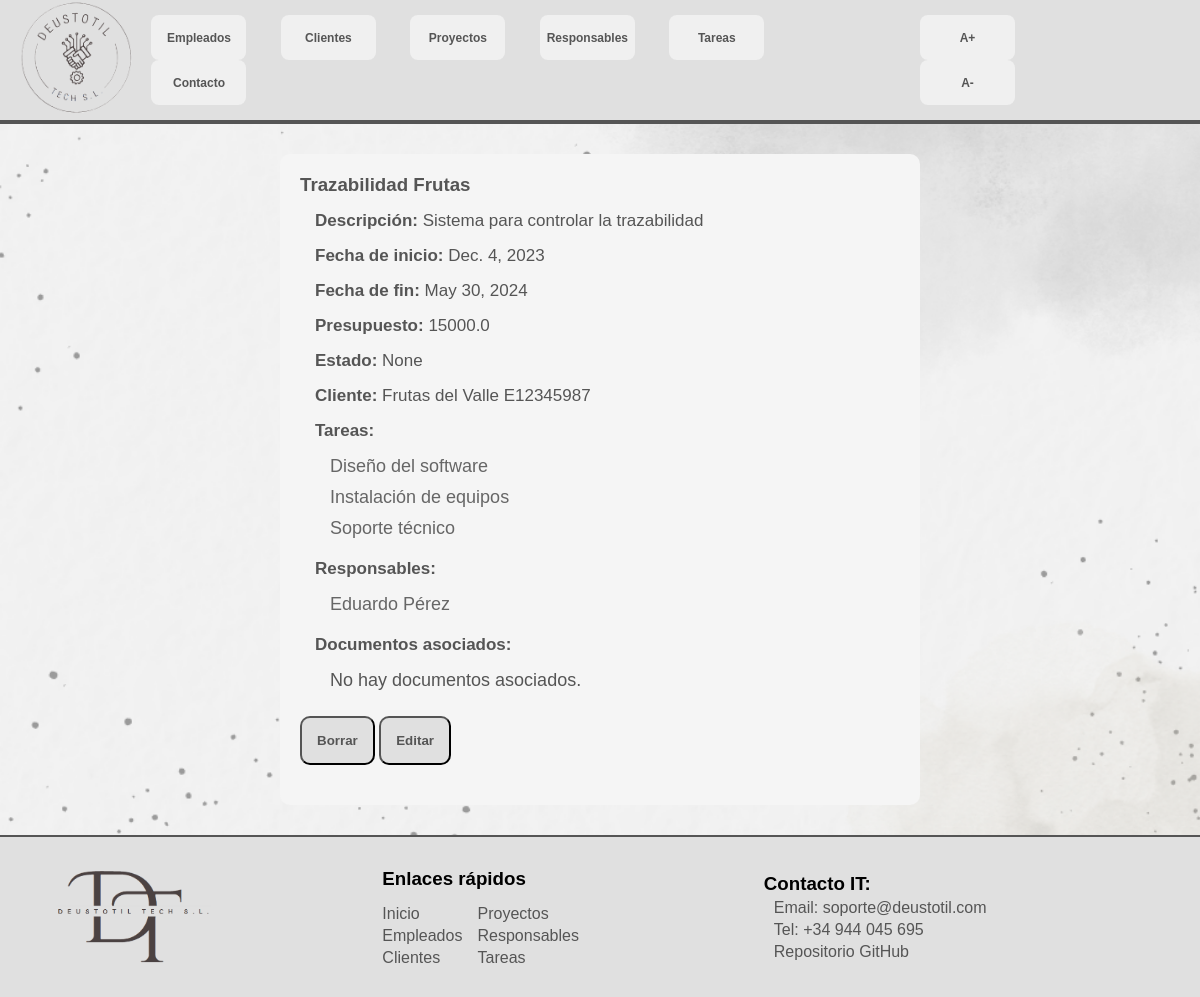
The app's page /deustotil/6/detalles_proyecto, older data.
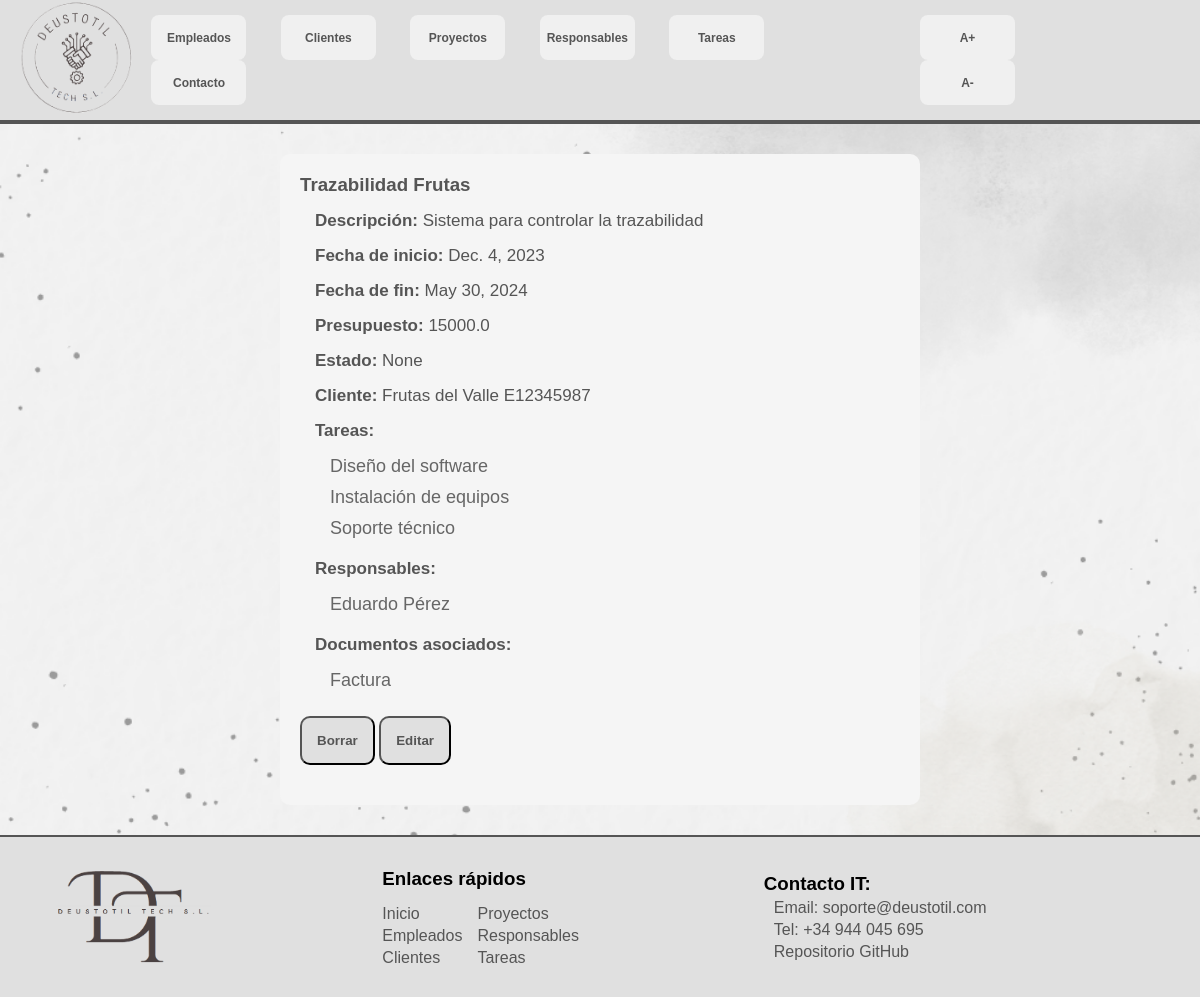
The same page, newer data.
### appdeustotil/models.py (models this page shows, shortened)
class Tarea(models.Model):
    nombre = models.CharField(max_length=30)
    descripcion = models.TextField(null = True, blank=True)
    fecha_inicio = models.DateField()
    fecha_fin = models.DateField()
    responsable = models.ManyToManyField(Empleado)
    proyecto = models.ForeignKey(Proyecto, on_delete=models.CASCADE)
    prioridad = models.CharField(max_length= 5, choices=[("Baja","baja"), ("Media","media"), ("Alta","alta")], default = "baja")
    estado = models.CharField(max_length=10, choices=[("Abierta","abierta"),("Asignada","asignada"), ("En proceso","en proceso"), ("Finalizada","finalizada")], default="Abierta")
    notas = models.TextField(null = True, blank=True)

class Responsable(models.Model):
    DNI = models.CharField(max_length=9)
    nombre = models.CharField(max_length=30)
    apellidos = models.CharField(max_length=60)
    cargo = models.CharField(max_length=60)
    fecha_incorporacion = models.DateField()

class Documento(models.Model):
    titulo = models.CharField(max_length=50)
    documento = models.FileField(upload_to=ruta_personalizada)
    proyecto = models.ForeignKey(Proyecto, on_delete=models.CASCADE, related_name='documentos')

### appdeustotil/views.py (the view)
# urls.py: path('<int:pk>/detalles_proyecto', views.ProyectoDetailView.as_view(), name='detalles_proyecto'),
class ProyectoDetailView(DetailView):
    model = Proyecto

### appdeustotil/models.py (called while the page is built)
    def __str__(self):
        return f"{self.nombre} {self.CIF}"

### appdeustotil/templates/appdeustotil/proyecto_detail.html
{% extends "base.html" %}
{% block content %}
<section id="content">
    <h1>{{ proyecto.nombre }} </h1>
    <p><strong>Descripción:</strong> {{proyecto.descripcion}}</p>
    <p><strong>Fecha de inicio:</strong> {{proyecto.fecha_inicio}}</p>
    <p><strong>Fecha de fin:</strong> {{proyecto.fecha_fin}}</p>
    <p><strong>Presupuesto:</strong> {{proyecto.presupuesto}}</p>
    <p><strong>Estado:</strong> {{proyecto.estado}}</p>
    <p><strong>Cliente:</strong> {{proyecto.cliente}}</p>
    <p><strong>Tareas:</strong> </p>
    <ul>
    {% for tarea in proyecto.tarea_set.all %}
        <li>
            <a>{{ tarea.nombre }}</a>
        </li>
    {% empty %}
        <li>
            No tiene tareas.
        </li>
    {% endfor %}
    </ul>
    <p><strong>Responsables:</strong></p>
    <ul>
    {% for responsable in proyecto.responsables.all %}
        <li>
            <a href="{% url 'detalles_responsable' responsable.id %}">{{ responsable.nombre }} {{ responsable.apellidos }}</a>
        </li>
    {% empty %}
        <li>
            No tiene responsable identificado.
        </li>
    {% endfor %}
    </ul>
    <p><strong>Documentos asociados:</strong></p>
    <ul>
        {% for doc in proyecto.documentos.all %}
            <li>
                <a href="{{ doc.documento.url }}" download>{{ doc.titulo }}</a>
            </li>
        {% empty %}
            <li>No hay documentos asociados.</li>
        {% endfor %}
    </ul>
    <button><a href="{% url 'delete_proyecto' proyecto.id %}">Borrar</a></button>
    <button><a href="{% url 'modificar_proyecto' proyecto.id %}">Editar</a></button>
</section>
{% endblock %}

Row changes from the older to the newer data that the page shows:
added Documento: titulo "Factura"
Text that changed along with them:
text no longer shown: "No hay documentos asociados."
